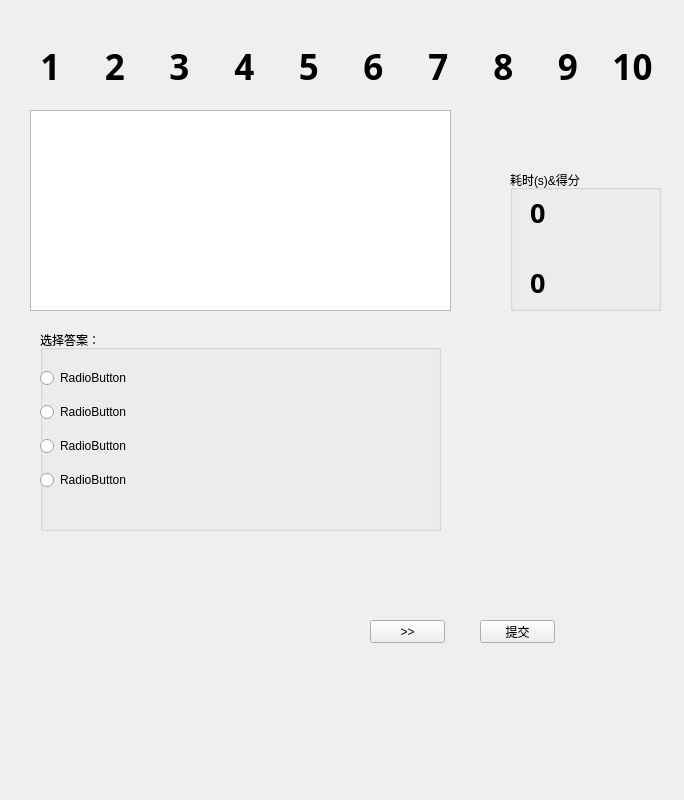
<?xml version="1.0" encoding="UTF-8"?>
<ui version="4.0">
 <class>Form</class>
 <widget class="QWidget" name="Form">
  <property name="geometry">
   <rect>
    <x>0</x>
    <y>0</y>
    <width>684</width>
    <height>800</height>
   </rect>
  </property>
  <property name="windowTitle">
   <string>Form</string>
  </property>
  <widget class="QGroupBox" name="groupBox">
   <property name="geometry">
    <rect>
     <x>40</x>
     <y>330</y>
     <width>401</width>
     <height>201</height>
    </rect>
   </property>
   <property name="title">
    <string>选择答案：</string>
   </property>
   <widget class="QWidget" name="layoutWidget">
    <property name="geometry">
     <rect>
      <x>0</x>
      <y>30</y>
      <width>391</width>
      <height>141</height>
     </rect>
    </property>
    <layout class="QVBoxLayout" name="verticalLayout">
     <item>
      <widget class="QRadioButton" name="radioButtonA">
       <property name="text">
        <string>RadioButton</string>
       </property>
      </widget>
     </item>
     <item>
      <widget class="QRadioButton" name="radioButtonB">
       <property name="text">
        <string>RadioButton</string>
       </property>
      </widget>
     </item>
     <item>
      <widget class="QRadioButton" name="radioButtonC">
       <property name="text">
        <string>RadioButton</string>
       </property>
      </widget>
     </item>
     <item>
      <widget class="QRadioButton" name="radioButtonD">
       <property name="text">
        <string>RadioButton</string>
       </property>
      </widget>
     </item>
    </layout>
   </widget>
  </widget>
  <widget class="QTextEdit" name="textEdit">
   <property name="geometry">
    <rect>
     <x>30</x>
     <y>110</y>
     <width>421</width>
     <height>201</height>
    </rect>
   </property>
  </widget>
  <widget class="QGroupBox" name="groupBox_2">
   <property name="geometry">
    <rect>
     <x>510</x>
     <y>170</y>
     <width>151</width>
     <height>141</height>
    </rect>
   </property>
   <property name="title">
    <string>耗时(s)&amp;&amp;得分</string>
   </property>
   <widget class="QLabel" name="labelRunTime">
    <property name="geometry">
     <rect>
      <x>20</x>
      <y>20</y>
      <width>120</width>
      <height>45</height>
     </rect>
    </property>
    <property name="font">
     <font>
      <family>黑体</family>
      <pointsize>20</pointsize>
      <weight>75</weight>
      <bold>true</bold>
     </font>
    </property>
    <property name="text">
     <string>0</string>
    </property>
   </widget>
   <widget class="QLabel" name="labelScore">
    <property name="geometry">
     <rect>
      <x>20</x>
      <y>90</y>
      <width>120</width>
      <height>45</height>
     </rect>
    </property>
    <property name="font">
     <font>
      <family>黑体</family>
      <pointsize>20</pointsize>
      <weight>75</weight>
      <bold>true</bold>
     </font>
    </property>
    <property name="text">
     <string>0</string>
    </property>
   </widget>
  </widget>
  <widget class="QPushButton" name="pushButtonCommit">
   <property name="geometry">
    <rect>
     <x>480</x>
     <y>620</y>
     <width>75</width>
     <height>23</height>
    </rect>
   </property>
   <property name="text">
    <string>提交</string>
   </property>
  </widget>
  <widget class="QPushButton" name="pushButtonNext">
   <property name="geometry">
    <rect>
     <x>370</x>
     <y>620</y>
     <width>75</width>
     <height>23</height>
    </rect>
   </property>
   <property name="text">
    <string>&gt;&gt;</string>
   </property>
  </widget>
  <widget class="QWidget" name="">
   <property name="geometry">
    <rect>
     <x>21</x>
     <y>41</y>
     <width>641</width>
     <height>51</height>
    </rect>
   </property>
   <layout class="QHBoxLayout" name="horizontalLayout">
    <item>
     <widget class="QLabel" name="label_1">
      <property name="baseSize">
       <size>
        <width>60</width>
        <height>60</height>
       </size>
      </property>
      <property name="font">
       <font>
        <family>黑体</family>
        <pointsize>26</pointsize>
        <weight>75</weight>
        <bold>true</bold>
       </font>
      </property>
      <property name="text">
       <string>1</string>
      </property>
      <property name="alignment">
       <set>Qt::AlignCenter</set>
      </property>
     </widget>
    </item>
    <item>
     <widget class="QLabel" name="label_2">
      <property name="baseSize">
       <size>
        <width>60</width>
        <height>60</height>
       </size>
      </property>
      <property name="font">
       <font>
        <family>黑体</family>
        <pointsize>26</pointsize>
        <weight>75</weight>
        <bold>true</bold>
       </font>
      </property>
      <property name="text">
       <string>2</string>
      </property>
      <property name="alignment">
       <set>Qt::AlignCenter</set>
      </property>
     </widget>
    </item>
    <item>
     <widget class="QLabel" name="label_3">
      <property name="baseSize">
       <size>
        <width>60</width>
        <height>60</height>
       </size>
      </property>
      <property name="font">
       <font>
        <family>黑体</family>
        <pointsize>26</pointsize>
        <weight>75</weight>
        <bold>true</bold>
       </font>
      </property>
      <property name="text">
       <string>3</string>
      </property>
      <property name="alignment">
       <set>Qt::AlignCenter</set>
      </property>
     </widget>
    </item>
    <item>
     <widget class="QLabel" name="label_4">
      <property name="baseSize">
       <size>
        <width>60</width>
        <height>60</height>
       </size>
      </property>
      <property name="font">
       <font>
        <family>黑体</family>
        <pointsize>26</pointsize>
        <weight>75</weight>
        <bold>true</bold>
       </font>
      </property>
      <property name="text">
       <string>4</string>
      </property>
      <property name="alignment">
       <set>Qt::AlignCenter</set>
      </property>
     </widget>
    </item>
    <item>
     <widget class="QLabel" name="label_5">
      <property name="baseSize">
       <size>
        <width>60</width>
        <height>60</height>
       </size>
      </property>
      <property name="font">
       <font>
        <family>黑体</family>
        <pointsize>26</pointsize>
        <weight>75</weight>
        <bold>true</bold>
       </font>
      </property>
      <property name="text">
       <string>5</string>
      </property>
      <property name="alignment">
       <set>Qt::AlignCenter</set>
      </property>
     </widget>
    </item>
    <item>
     <widget class="QLabel" name="label_6">
      <property name="baseSize">
       <size>
        <width>60</width>
        <height>60</height>
       </size>
      </property>
      <property name="font">
       <font>
        <family>黑体</family>
        <pointsize>26</pointsize>
        <weight>75</weight>
        <bold>true</bold>
       </font>
      </property>
      <property name="text">
       <string>6</string>
      </property>
      <property name="alignment">
       <set>Qt::AlignCenter</set>
      </property>
     </widget>
    </item>
    <item>
     <widget class="QLabel" name="label_7">
      <property name="baseSize">
       <size>
        <width>60</width>
        <height>60</height>
       </size>
      </property>
      <property name="font">
       <font>
        <family>黑体</family>
        <pointsize>26</pointsize>
        <weight>75</weight>
        <bold>true</bold>
       </font>
      </property>
      <property name="text">
       <string>7</string>
      </property>
      <property name="alignment">
       <set>Qt::AlignCenter</set>
      </property>
     </widget>
    </item>
    <item>
     <widget class="QLabel" name="label_8">
      <property name="baseSize">
       <size>
        <width>60</width>
        <height>60</height>
       </size>
      </property>
      <property name="font">
       <font>
        <family>黑体</family>
        <pointsize>26</pointsize>
        <weight>75</weight>
        <bold>true</bold>
       </font>
      </property>
      <property name="text">
       <string>8</string>
      </property>
      <property name="alignment">
       <set>Qt::AlignCenter</set>
      </property>
     </widget>
    </item>
    <item>
     <widget class="QLabel" name="label_9">
      <property name="baseSize">
       <size>
        <width>60</width>
        <height>60</height>
       </size>
      </property>
      <property name="font">
       <font>
        <family>黑体</family>
        <pointsize>26</pointsize>
        <weight>75</weight>
        <bold>true</bold>
       </font>
      </property>
      <property name="text">
       <string>9</string>
      </property>
      <property name="alignment">
       <set>Qt::AlignCenter</set>
      </property>
     </widget>
    </item>
    <item>
     <widget class="QLabel" name="label_10">
      <property name="baseSize">
       <size>
        <width>60</width>
        <height>60</height>
       </size>
      </property>
      <property name="font">
       <font>
        <family>黑体</family>
        <pointsize>26</pointsize>
        <weight>75</weight>
        <bold>true</bold>
       </font>
      </property>
      <property name="text">
       <string>10</string>
      </property>
      <property name="alignment">
       <set>Qt::AlignCenter</set>
      </property>
     </widget>
    </item>
   </layout>
  </widget>
 </widget>
 <resources/>
 <connections/>
</ui>
